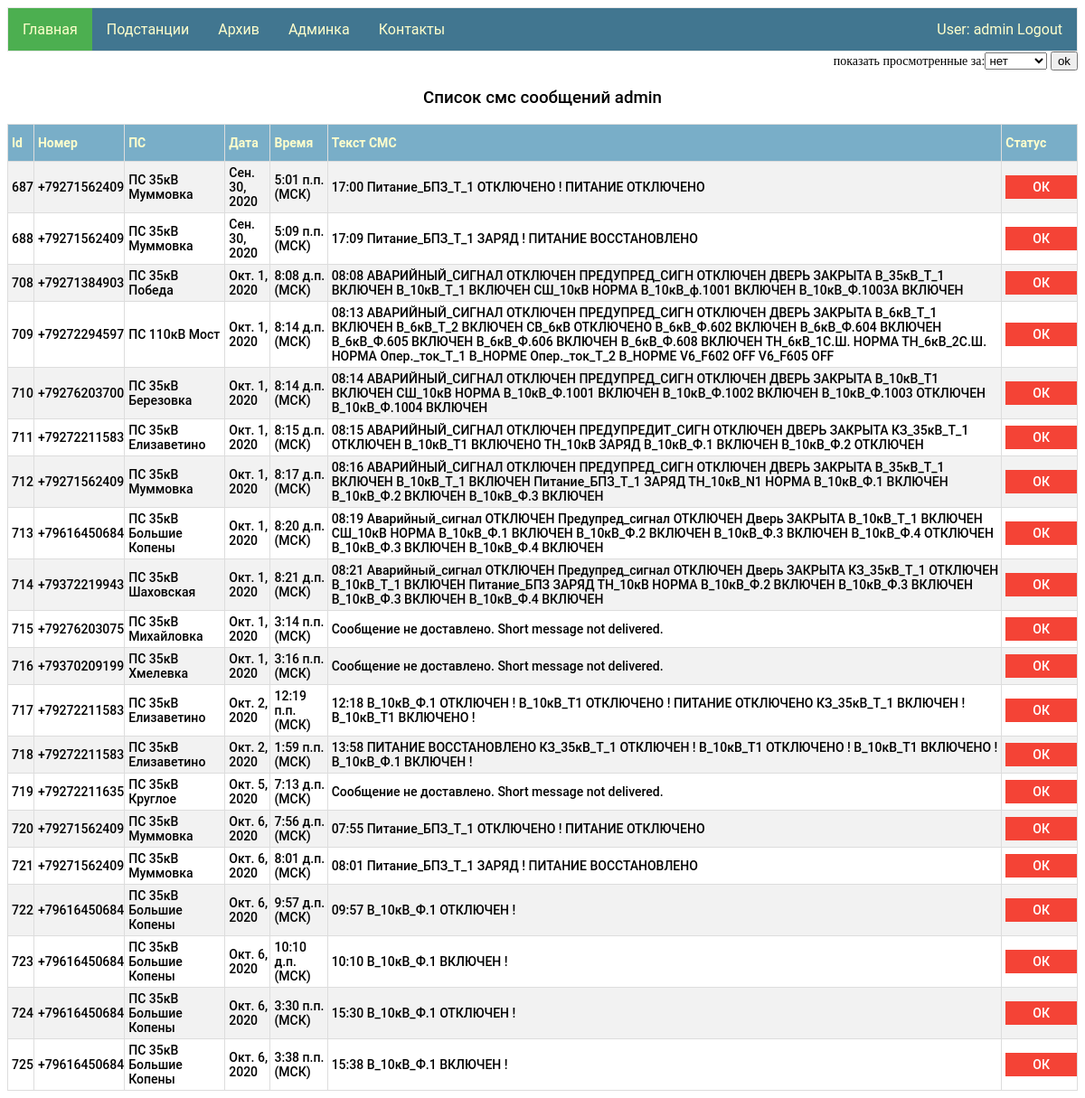
The app's page / (signed in), older data.
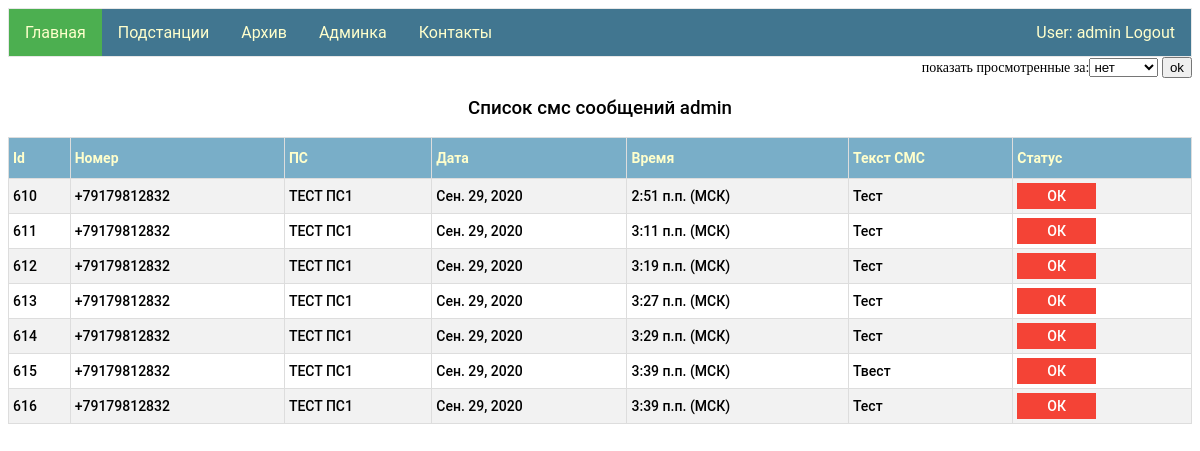
The same page, newer data.
### my_app/models.py (models this page shows)
class Viewed_messages(models.Model):
    id_SMS = models.ForeignKey(Sms_message, on_delete = models.CASCADE)
    user = models.ForeignKey(User, on_delete=models.CASCADE)
    status_view = models.BooleanField()
    datetime_view = models.DateTimeField(null=True, blank=True)
    sms_notification = models.BooleanField()

class Sms_message(models.Model):
    number = models.CharField(max_length=12)
    date = models.DateField()
    time = models.TimeField()
    text_sms = models.TextField()
    ps = models.ForeignKey(Ps, on_delete=models.CASCADE)

class Ps(models.Model):
    name = models.CharField(max_length=100, primary_key=True)
    tel_number = models.CharField(max_length=12)
    res = models.ForeignKey(Group, on_delete=models.CASCADE)

### my_app/views.py (the view)
# urls.py: path('', views.index,),
@login_required
def index(request):
    toolView = ToolForView()
    choice = ChoiceForm()
    try:
        selected_interval = request.session['choice_status']
    except KeyError:
        selected_interval = request.session['choice_status'] = 'False'
    if request.POST:
        selected_interval = request.session['choice_status'] = request.POST['choice']
    user_name = request.user.username
    time_zone = " (МСК)"
    messages = toolView.check_view(user_name, selected_interval)
    data = {"messages": messages, "username": user_name, "time_zone": time_zone, 'choiceForm': choice,}
    return render(request, "index.html", context=data)

### my_app/form.py
class ChoiceForm(forms.Form):
   INTERVAL_CHOICES = (
      (False, "нет"),
      (1, "сутки"),
      (7, "неделю"),
      (30, "месяц"),
   )
   choice = forms.ChoiceField(choices=INTERVAL_CHOICES, label="показать просмотренные за")

### my_app/service/services_for_view.py (called while the page is built)
    def check_view(self, user_name, selected_interval):
        if selected_interval != 'False':
            delta = datetime.now() - timedelta(days=int(selected_interval))
            return Viewed_messages.objects.filter(user__username=user_name, status_view=True, id_SMS__date__gte=delta)
        else:
            return Viewed_messages.objects.filter(user__username=user_name, status_view=False)

### my_app/templates/index.html (shortened to what this page needs)
{% extends "base.html" %}
{% block li1 %}<a class="active" href="/">Главная</a>{% endblock li1 %}
{% block logic1 %}
<form class="left" method="POST">
        {{choiceForm}}
        <input type="submit" value="ok">
    </form>
<div id="display">
{% if messages.count > 0 %}
    <h3>Список смс сообщений {{username}}</h3>
    <table id ="customers">
        <tr><th>Id</th><th>Номер</th><th>ПС</th><th>Дата</th><th>Время</th><th>Текст СМС</th><th>Статус</th></tr>
         {% for  message in messages %}
        <tr>
            <td >{{ message.id_SMS.id }}</td>
            <td>{{ message.id_SMS.number }}</td>
            <td>{{ message.id_SMS.ps.name }}</td>
            <td>{{ message.id_SMS.date }}</td>
            <td>{{ message.id_SMS.time }}{{time_zone}}</td>
            <td>{{ message.id_SMS.text_sms }}</td>
            <td>
                {% if message.status_view %}
                <img src="/static/admin/img/icon-yes.svg" alt="True">
                {% else %}
                <a id="para1" href="view_sms/{{message.id}}">ОК</a>
                {% endif %}
            </td>
        </tr>
    {% endfor %}
    </table>
    {% else %}
     <h3>Нет новых смс сообщений {{username}}</h3>
    {% endif %}
</div>
{% endblock logic1 %}

Row changes from the older to the newer data that the page shows:
removed Viewed_messages: id_SMS.id "687", id_SMS.number "+79271562409", id_SMS.ps.name "ПС 35кВ Муммовка", id_SMS "Сен. 30, 2020", id_SMS.time "5:01 п.п.", time_zone "(МСК)", id_SMS.text_sms "17:00 Питание_БПЗ_Т_1 ОТКЛЮЧЕНО ! ПИТАНИЕ ОТКЛЮЧЕНО"
removed Viewed_messages: id_SMS.id "688", id_SMS.number "+79271562409", id_SMS.ps.name "ПС 35кВ Муммовка", id_SMS "Сен. 30, 2020", id_SMS.time "5:09 п.п.", time_zone "(МСК)", id_SMS.text_sms "17:09 Питание_БПЗ_Т_1 ЗАРЯД ! ПИТАНИЕ ВОССТАНОВЛЕНО"
removed Viewed_messages: id_SMS.id "708", id_SMS.number "+79271384903", id_SMS.ps.name "ПС 35кВ Победа", id_SMS "Окт. 1, 2020", id_SMS.time "8:08 д.п.", time_zone "(МСК)", id_SMS.text_sms "08:08 АВАРИЙНЫЙ_СИГНАЛ ОТКЛЮЧЕН ПРЕДУПРЕД_СИГН ОТКЛЮЧЕН ДВЕРЬ ЗАКРЫТА В_35кВ_Т_1 ВКЛЮЧЕН В_10кВ_Т_1 ВКЛЮЧЕН СШ_10кВ НОРМА В_10кВ_ф.1001 ВКЛЮЧЕН В_10кВ_Ф.1003А ВКЛЮЧЕН"
removed Viewed_messages: id_SMS.id "709", id_SMS.number "+79272294597", id_SMS.ps.name "ПС 110кВ Мост", id_SMS "Окт. 1, 2020", id_SMS.time "8:14 д.п.", time_zone "(МСК)", id_SMS.text_sms "08:13 АВАРИЙНЫЙ_СИГНАЛ ОТКЛЮЧЕН ПРЕДУПРЕД_СИГН ОТКЛЮЧЕН ДВЕРЬ ЗАКРЫТА В_6кВ_Т_1 ВКЛЮЧЕН В_6кВ_Т_2 ВКЛЮЧЕН СВ_6кВ ОТКЛЮЧЕНО В_6кВ_Ф.602 ВКЛЮЧЕН В_6кВ_Ф.604 ВКЛЮЧЕН В_6кВ_Ф.605 ВКЛЮЧЕН В_6кВ_Ф.606 ВКЛЮЧЕН В_6кВ_Ф.608 ВКЛЮЧЕН ТН_6кВ_1С.Ш. НОРМА ТН_6кВ_2С.Ш. НОРМА Опер._ток_Т_1 В_НОРМЕ Опер._ток_Т_2 В_НОРМЕ V6_F602 OFF V6_F605 OFF"
removed Viewed_messages: id_SMS.id "710", id_SMS.number "+79276203700", id_SMS.ps.name "ПС 35кВ Березовка", id_SMS "Окт. 1, 2020", id_SMS.time "8:14 д.п.", time_zone "(МСК)", id_SMS.text_sms "08:14 АВАРИЙНЫЙ_СИГНАЛ ОТКЛЮЧЕН ПРЕДУПРЕД_СИГН ОТКЛЮЧЕН ДВЕРЬ ЗАКРЫТА В_10кВ_Т1 ВКЛЮЧЕН СШ_10кВ НОРМА В_10кВ_Ф.1001 ВКЛЮЧЕН В_10кВ_Ф.1002 ВКЛЮЧЕН В_10кВ_Ф.1003 ОТКЛЮЧЕН В_10кВ_Ф.1004 ВКЛЮЧЕН"
removed Viewed_messages: id_SMS.id "711", id_SMS.number "+79272211583", id_SMS.ps.name "ПС 35кВ Елизаветино", id_SMS "Окт. 1, 2020", id_SMS.time "8:15 д.п.", time_zone "(МСК)", id_SMS.text_sms "08:15 АВАРИЙНЫЙ_СИГНАЛ ОТКЛЮЧЕН ПРЕДУПРЕДИТ_СИГН ОТКЛЮЧЕН ДВЕРЬ ЗАКРЫТА КЗ_35кВ_Т_1 ОТКЛЮЧЕН В_10кВ_Т1 ВКЛЮЧЕНО ТН_10кВ ЗАРЯД В_10кВ_Ф.1 ВКЛЮЧЕН В_10кВ_Ф.2 ОТКЛЮЧЕН"
removed Viewed_messages: id_SMS.id "712", id_SMS.number "+79271562409", id_SMS.ps.name "ПС 35кВ Муммовка", id_SMS "Окт. 1, 2020", id_SMS.time "8:17 д.п.", time_zone "(МСК)", id_SMS.text_sms "08:16 АВАРИЙНЫЙ_СИГНАЛ ОТКЛЮЧЕН ПРЕДУПРЕД_СИГН ОТКЛЮЧЕН ДВЕРЬ ЗАКРЫТА В_35кВ_Т_1 ВКЛЮЧЕН В_10кВ_Т_1 ВКЛЮЧЕН Питание_БПЗ_Т_1 ЗАРЯД ТН_10кВ_N1 НОРМА В_10кВ_Ф.1 ВКЛЮЧЕН В_10кВ_Ф.2 ВКЛЮЧЕН В_10кВ_Ф.3 ВКЛЮЧЕН"
removed Viewed_messages: id_SMS.id "713", id_SMS.number "+79616450684", id_SMS.ps.name "ПС 35кВ Большие Копены", id_SMS "Окт. 1, 2020", id_SMS.time "8:20 д.п.", time_zone "(МСК)", id_SMS.text_sms "08:19 Аварийный_сигнал ОТКЛЮЧЕН Предупред_сигнал ОТКЛЮЧЕН Дверь ЗАКРЫТА В_10кВ_Т_1 ВКЛЮЧЕН СШ_10кВ НОРМА В_10кВ_Ф.1 ВКЛЮЧЕН В_10кВ_Ф.2 ВКЛЮЧЕН В_10кВ_Ф.3 ВКЛЮЧЕН В_10кВ_Ф.4 ОТКЛЮЧЕН В_10кВ_Ф.3 ВКЛЮЧЕН В_10кВ_Ф.4 ВКЛЮЧЕН"
removed Viewed_messages: id_SMS.id "714", id_SMS.number "+79372219943", id_SMS.ps.name "ПС 35кВ Шаховская", id_SMS "Окт. 1, 2020", id_SMS.time "8:21 д.п.", time_zone "(МСК)", id_SMS.text_sms "08:21 Аварийный_сигнал ОТКЛЮЧЕН Предупред_сигнал ОТКЛЮЧЕН Дверь ЗАКРЫТА КЗ_35кВ_Т_1 ОТКЛЮЧЕН В_10кВ_Т_1 ВКЛЮЧЕН Питание_БПЗ ЗАРЯД ТН_10кВ НОРМА В_10кВ_Ф.2 ВКЛЮЧЕН В_10кВ_Ф.3 ВКЛЮЧЕН В_10кВ_Ф.3 ВКЛЮЧЕН В_10кВ_Ф.4 ВКЛЮЧЕН"
removed Viewed_messages: id_SMS.id "715", id_SMS.number "+79276203075", id_SMS.ps.name "ПС 35кВ Михайловка", id_SMS "Окт. 1, 2020", id_SMS.time "3:14 п.п.", time_zone "(МСК)", id_SMS.text_sms "Сообщение не доставлено. Short message not delivered."
removed Viewed_messages: id_SMS.id "716", id_SMS.number "+79370209199", id_SMS.ps.name "ПС 35кВ Хмелевка", id_SMS "Окт. 1, 2020", id_SMS.time "3:16 п.п.", time_zone "(МСК)", id_SMS.text_sms "Сообщение не доставлено. Short message not delivered."
removed Viewed_messages: id_SMS.id "717", id_SMS.number "+79272211583", id_SMS.ps.name "ПС 35кВ Елизаветино", id_SMS "Окт. 2, 2020", id_SMS.time "12:19 п.п.", time_zone "(МСК)", id_SMS.text_sms "12:18 В_10кВ_Ф.1 ОТКЛЮЧЕН ! В_10кВ_Т1 ОТКЛЮЧЕНО ! ПИТАНИЕ ОТКЛЮЧЕНО КЗ_35кВ_Т_1 ВКЛЮЧЕН ! В_10кВ_Т1 ВКЛЮЧЕНО !"
removed Viewed_messages: id_SMS.id "718", id_SMS.number "+79272211583", id_SMS.ps.name "ПС 35кВ Елизаветино", id_SMS "Окт. 2, 2020", id_SMS.time "1:59 п.п.", time_zone "(МСК)", id_SMS.text_sms "13:58 ПИТАНИЕ ВОССТАНОВЛЕНО КЗ_35кВ_Т_1 ОТКЛЮЧЕН ! В_10кВ_Т1 ОТКЛЮЧЕНО ! В_10кВ_Т1 ВКЛЮЧЕНО ! В_10кВ_Ф.1 ВКЛЮЧЕН !"
removed Viewed_messages: id_SMS.id "719", id_SMS.number "+79272211635", id_SMS.ps.name "ПС 35кВ Круглое", id_SMS "Окт. 5, 2020", id_SMS.time "7:13 д.п.", time_zone "(МСК)", id_SMS.text_sms "Сообщение не доставлено. Short message not delivered."
removed Viewed_messages: id_SMS.id "720", id_SMS.number "+79271562409", id_SMS.ps.name "ПС 35кВ Муммовка", id_SMS "Окт. 6, 2020", id_SMS.time "7:56 д.п.", time_zone "(МСК)", id_SMS.text_sms "07:55 Питание_БПЗ_Т_1 ОТКЛЮЧЕНО ! ПИТАНИЕ ОТКЛЮЧЕНО"
removed Viewed_messages: id_SMS.id "721", id_SMS.number "+79271562409", id_SMS.ps.name "ПС 35кВ Муммовка", id_SMS "Окт. 6, 2020", id_SMS.time "8:01 д.п.", time_zone "(МСК)", id_SMS.text_sms "08:01 Питание_БПЗ_Т_1 ЗАРЯД ! ПИТАНИЕ ВОССТАНОВЛЕНО"
removed Viewed_messages: id_SMS.id "722", id_SMS.number "+79616450684", id_SMS.ps.name "ПС 35кВ Большие Копены", id_SMS "Окт. 6, 2020", id_SMS.time "9:57 д.п.", time_zone "(МСК)", id_SMS.text_sms "09:57 В_10кВ_Ф.1 ОТКЛЮЧЕН !"
removed Viewed_messages: id_SMS.id "723", id_SMS.number "+79616450684", id_SMS.ps.name "ПС 35кВ Большие Копены", id_SMS "Окт. 6, 2020", id_SMS.time "10:10 д.п.", time_zone "(МСК)", id_SMS.text_sms "10:10 В_10кВ_Ф.1 ВКЛЮЧЕН !"
removed Viewed_messages: id_SMS.id "724", id_SMS.number "+79616450684", id_SMS.ps.name "ПС 35кВ Большие Копены", id_SMS "Окт. 6, 2020", id_SMS.time "3:30 п.п.", time_zone "(МСК)", id_SMS.text_sms "15:30 В_10кВ_Ф.1 ОТКЛЮЧЕН !"
removed Viewed_messages: id_SMS.id "725", id_SMS.number "+79616450684", id_SMS.ps.name "ПС 35кВ Большие Копены", id_SMS "Окт. 6, 2020", id_SMS.time "3:38 п.п.", time_zone "(МСК)", id_SMS.text_sms "15:38 В_10кВ_Ф.1 ВКЛЮЧЕН !"
now on this page (row edited): Viewed_messages: id_SMS.id "610", id_SMS.number "+79179812832", id_SMS.ps.name "ТЕСТ ПС1", id_SMS "Сен. 29, 2020", id_SMS.time "2:51 п.п.", time_zone "(МСК)", id_SMS.text_sms "Тест"
now on this page (row edited): Viewed_messages: id_SMS.id "611", id_SMS.number "+79179812832", id_SMS.ps.name "ТЕСТ ПС1", id_SMS "Сен. 29, 2020", id_SMS.time "3:11 п.п.", time_zone "(МСК)", id_SMS.text_sms "Тест"
now on this page (row edited): Viewed_messages: id_SMS.id "612", id_SMS.number "+79179812832", id_SMS.ps.name "ТЕСТ ПС1", id_SMS "Сен. 29, 2020", id_SMS.time "3:19 п.п.", time_zone "(МСК)", id_SMS.text_sms "Тест"
now on this page (row edited): Viewed_messages: id_SMS.id "613", id_SMS.number "+79179812832", id_SMS.ps.name "ТЕСТ ПС1", id_SMS "Сен. 29, 2020", id_SMS.time "3:27 п.п.", time_zone "(МСК)", id_SMS.text_sms "Тест"
added Viewed_messages: id_SMS.id "614", id_SMS.number "+79179812832", id_SMS.ps.name "ТЕСТ ПС1", id_SMS "Сен. 29, 2020", id_SMS.time "3:29 п.п.", time_zone "(МСК)", id_SMS.text_sms "Тест"
added Viewed_messages: id_SMS.id "615", id_SMS.number "+79179812832", id_SMS.ps.name "ТЕСТ ПС1", id_SMS "Сен. 29, 2020", id_SMS.time "3:39 п.п.", time_zone "(МСК)", id_SMS.text_sms "Твест"
added Viewed_messages: id_SMS.id "616", id_SMS.number "+79179812832", id_SMS.ps.name "ТЕСТ ПС1", id_SMS "Сен. 29, 2020", id_SMS.time "3:39 п.п.", time_zone "(МСК)", id_SMS.text_sms "Тест"
